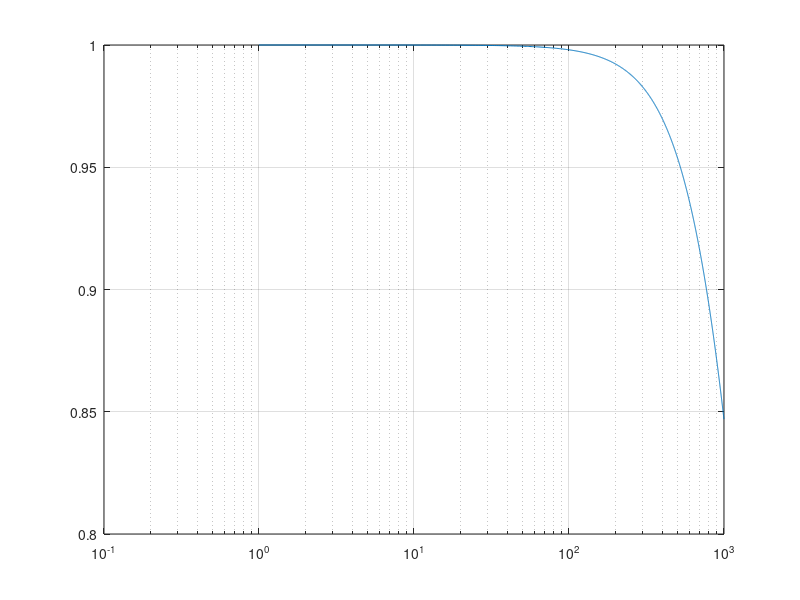

This figure's MATLAB source:
clear all;close all;clc;
C=100e-9;
R=1000;
fe=1000;%frequence d'echantillonage
fc=1/(2*pi*R*C); %frequence de coupure
te=1/fe %periode d'echantillonage
t=(0:te:1);
freq=(0:length(t)-1)*(fe/length(t));
x=freq/fc;
y=1./sqrt(1+x.*x);
%semilogx(freq,y);
figure
semilogx(freq,y);
hold on
grid on
